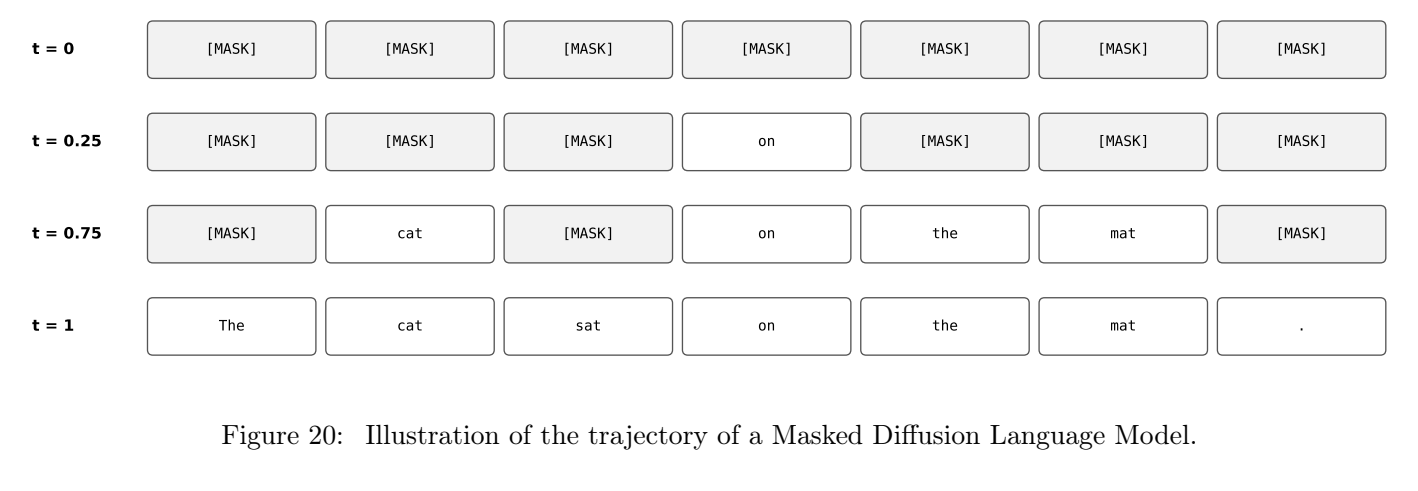
#> input picture translations/assets/fig_07_20.png, 1418 x 491 px, found by its file name
$ python crop_ch07_fig20_tight.py
#> lines starting #> are read from the running program, lines starting #| are printed output that depends on the picture
"""Tighten Figure 20 to remove body text below caption."""
from PIL import Image
import numpy as np
import os

ASSETS = r"C:\Users\ZhangMH\Desktop\MIT6.S184\translations\assets"
src = os.path.join(ASSETS, "fig_07_20.png")
img = Image.open(src)
#> img is the input picture: PIL image 1418x491 RGB; min 0, max 255, mean 245.2
# Crop bottom to remove the "This completes..." paragraph
# Figure caption ends around 80% of the way down
H = img.size[1]
#> H = 491
new = img.crop((0, 0, img.size[0], int(H * 0.78)))
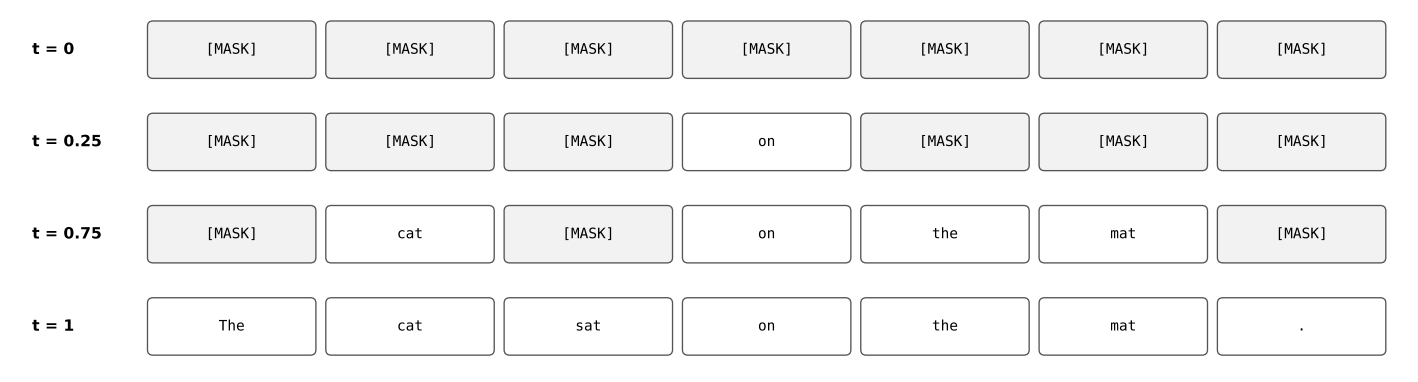
#> new: PIL image 1418x382 RGB; min 0, max 255, mean 244.2
new.save(src)
print(f"Trimmed: {img.size} -> {new.size}")
#| Trimmed: (1418, 491) -> (1418, 382)

$ run again, with translations/assets/fig_02_01.png copied over translations/assets/fig_07_20.png
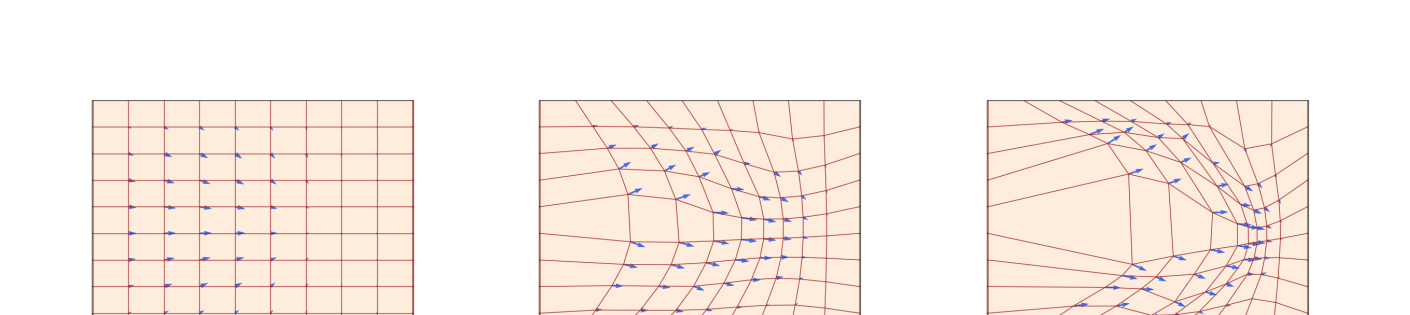
#> input picture translations/assets/fig_02_01.png, 1410 x 315 px, found by its file name
#> img is the input picture: PIL image 1410x315 RGB; mean R, G, B 250.6, 240.5, 233.7
#> `new = img.crop((0, 0, img.size[0], int(H * 0.78)))`:
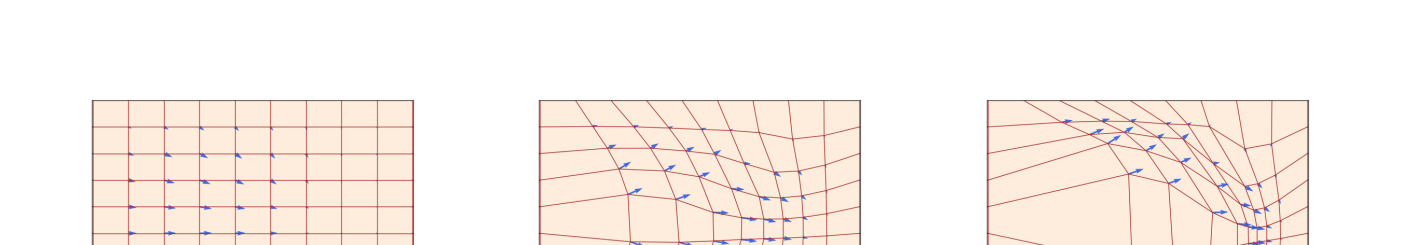
#> new: PIL image 1410x245 RGB; mean R, G, B 251.2, 242.6, 236.7
#| Trimmed: (1410, 315) -> (1410, 245)

$ run again, with translations/assets/fig_02_02.png copied over translations/assets/fig_07_20.png
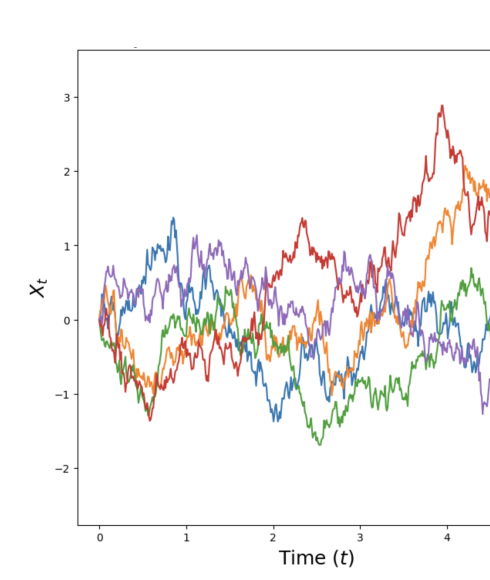
#> input picture translations/assets/fig_02_02.png, 490 x 580 px, found by its file name
#> img is the input picture: PIL image 490x580 RGB; mean R, G, B 246.5, 244.6, 244.1
#> `new = img.crop((0, 0, img.size[0], int(H * 0.78)))`:
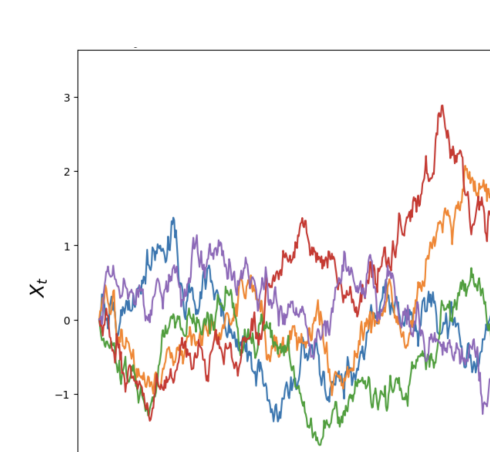
#> new: PIL image 490x452 RGB; mean R, G, B 245, 242.6, 242
#| Trimmed: (490, 580) -> (490, 452)

$ run again, with translations/assets/fig_02_03.png copied over translations/assets/fig_07_20.png
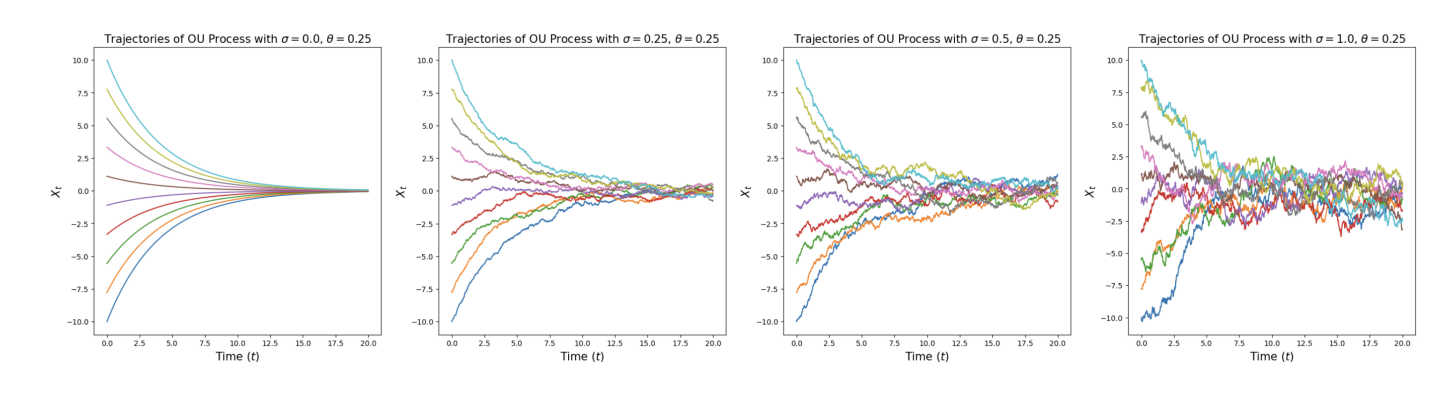
#> input picture translations/assets/fig_02_03.png, 1435 x 400 px, found by its file name
#> img is the input picture: PIL image 1435x400 RGB; mean R, G, B 247.5, 247, 246.6
#> `new = img.crop((0, 0, img.size[0], int(H * 0.78)))`:
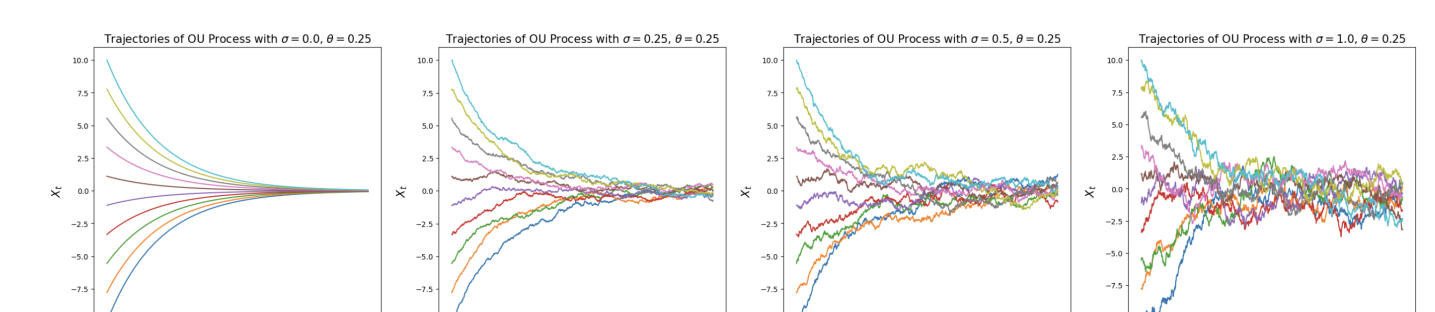
#> new: PIL image 1435x312 RGB; mean R, G, B 246.6, 245.9, 245.4
#| Trimmed: (1435, 400) -> (1435, 312)
